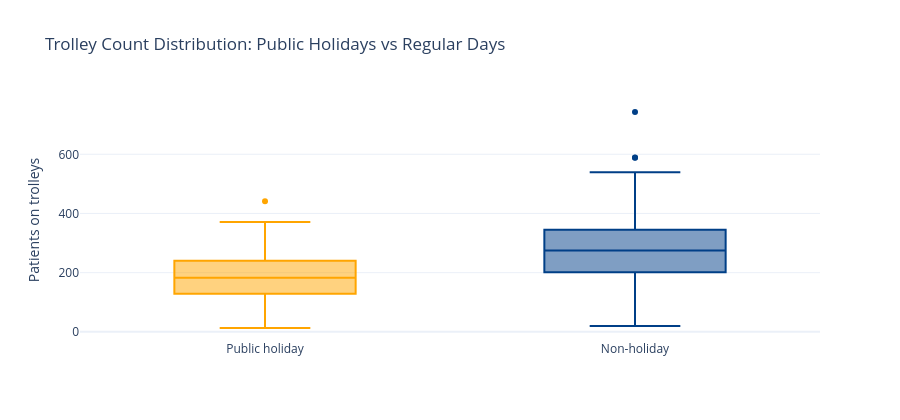

The notebook cell this image was saved under:
### Markdown cell above
> **Finding:** January, February and March (highlighted in red) consistently produce the highest trolley counts, driven by winter respiratory illness and the post-holiday backlog effect. The summer months — particularly June, July and August — see a significant easing of pressure as seasonal illness reduces and elective activity normalises.

### Code cell
# ── Chart 2.3: Holiday effect ─────────────────────────────────────────────────
hol_compare = national[['total_trolleys','is_holiday']].copy()
hol_compare['type'] = hol_compare['is_holiday'].map({0:'Non-holiday', 1:'Public holiday'})

stats = hol_compare.groupby('type')['total_trolleys'].agg(['mean','median','std','count'])
print(stats.round(1))

fig6 = px.box(
    hol_compare, x='type', y='total_trolleys',
    color='type',
    color_discrete_map={'Non-holiday': HSE_BLUE, 'Public holiday': AMBER},
    title='Trolley Count Distribution: Public Holidays vs Regular Days',
    labels={'type': '', 'total_trolleys': 'Patients on trolleys'},
    template=TEMPLATE
)
fig6.update_layout(height=420, showlegend=False)
fig6.show()

hol_mean    = hol_compare[hol_compare.is_holiday==1]['total_trolleys'].mean()
nonhol_mean = hol_compare[hol_compare.is_holiday==0]['total_trolleys'].mean()
print(f"\nHoliday avg   : {hol_mean:.0f}")
print(f"Non-holiday avg: {nonhol_mean:.0f}")
print(f"Difference    : +{hol_mean - nonhol_mean:.0f} ({(hol_mean/nonhol_mean - 1)*100:.1f}%)")

### Figure 1 — Plotly figure (JSON) as saved in the notebook; plotly's stock layout.template omitted (floating-point values rounded to 4 significant figures; data arrays with more than 128 entries replaced by an {"elided": "..."} marker saying what was removed)
{"data": [{"alignmentgroup": "True", "hovertemplate": "=%{x}<br>Patients on trolleys=%{y}<extra></extra>", "legendgroup": "Public holiday", "marker": {"color": "#FFA500"}, "name": "Public holiday", "notched": false, "offsetgroup": "Public holiday", "orientation": "v", "showlegend": true, "type": "box", "x": ["Public holiday", "Public holiday", "Public holiday", "Public holiday", "Public holiday", "Public holiday", "Public holiday", "Public holiday", "Public holiday", "Public holiday", "Public holiday", "Public holiday", "Public holiday", "Public holiday", "Public holiday", "Public holiday", "Public holiday", "Public holiday", "Public holiday", "Public holiday", "Public holiday", "Public holiday", "Public holiday", "Public holiday", "Public holiday", "Public holiday", "Public holiday", "Public holiday", "Public holiday", "Public holiday", "Public holiday", "Public holiday", "Public holiday", "Public holiday", "Public holiday", "Public holiday"], "x0": " ", "xaxis": "x", "y": [441, 228, 202, 288, 246, 371, 115, 188, 240, 20, 31, 203, 267, 180, 296, 156, 186, 199, 157, 160, 21, 63, 241, 369, 117, 205, 192, 157, 146, 140, 140, 13, 16, 66, 264, 169], "y0": " ", "yaxis": "y"}, {"alignmentgroup": "True", "hovertemplate": "=%{x}<br>Patients on trolleys=%{y}<extra></extra>", "legendgroup": "Non-holiday", "marker": {"color": "#003F87"}, "name": "Non-holiday", "notched": false, "offsetgroup": "Non-holiday", "orientation": "v", "showlegend": true, "type": "box", "x": {"elided": "1144 str values"}, "x0": " ", "xaxis": "x", "y": {"elided": "1144 int values"}, "y0": " ", "yaxis": "y"}], "layout": {"boxmode": "overlay", "height": 420, "legend": {"title": {"text": ""}, "tracegroupgap": 0}, "showlegend": false, "title": {"text": "Trolley Count Distribution: Public Holidays vs Regular Days"}, "xaxis": {"anchor": "y", "categoryarray": ["Public holiday", "Non-holiday"], "categoryorder": "array", "domain": [0, 1], "title": {"text": ""}}, "yaxis": {"anchor": "x", "domain": [0, 1], "title": {"text": "Patients on trolleys"}}}}
